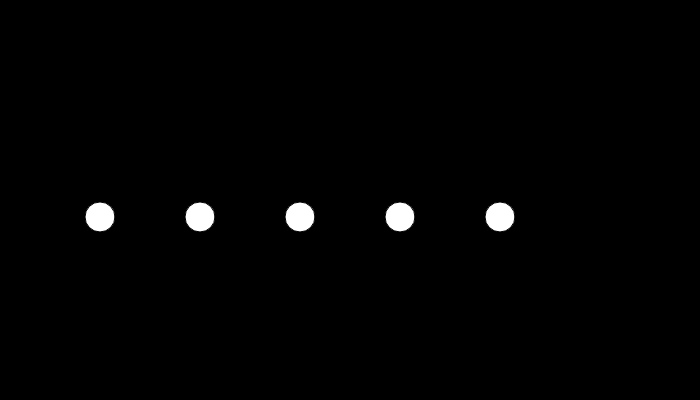
Frame 1 (no input)
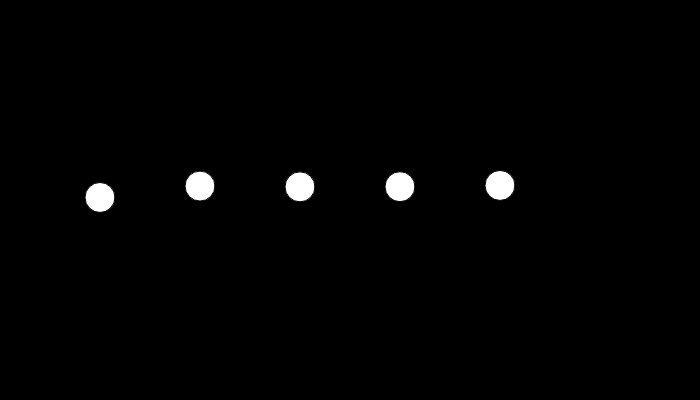
Frame 60 (no input)
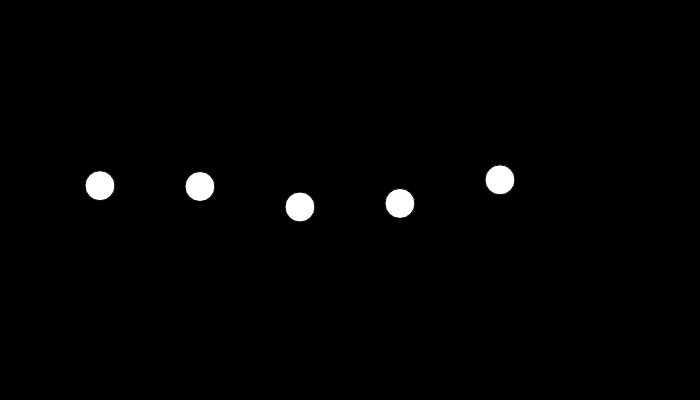
Frame 120 (the mouse pressed at the canvas centre since frame 60)

The p5.js sketch that drew these frames (run headless with seeded random() and noise() and a simulated clock; from frame 60 on, the mouse is pressed at the canvas centre):

// p5.js sketch
// ── sketch.js
let yNoise = 0;
let noiseXAdd = 0;

function setup(){
  createCanvas(700, 400);

}


function draw(){
  background(0);

  for(let i=1; i<6; i++){
    let x = 100 * i;
    let noiseVal = map(noise(i*yNoise), 0, 1, -50, 50);

    ellipse(x, height/2+noiseVal, 30, 30);
  }

  yNoise += 0.005;
}
